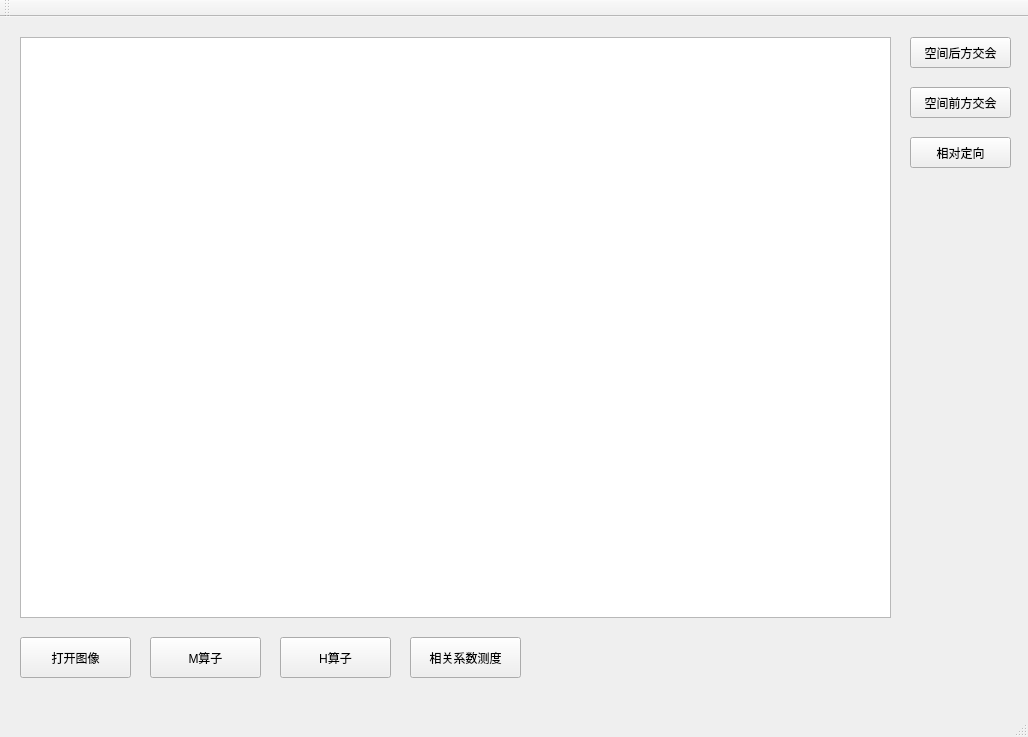
<?xml version="1.0" encoding="UTF-8"?>
<ui version="4.0">
 <class>MainWindow</class>
 <widget class="QMainWindow" name="MainWindow">
  <property name="geometry">
   <rect>
    <x>0</x>
    <y>0</y>
    <width>1028</width>
    <height>737</height>
   </rect>
  </property>
  <property name="windowTitle">
   <string>MainWindow</string>
  </property>
  <widget class="QWidget" name="centralWidget">
   <widget class="QPushButton" name="Resection">
    <property name="geometry">
     <rect>
      <x>910</x>
      <y>20</y>
      <width>101</width>
      <height>31</height>
     </rect>
    </property>
    <property name="text">
     <string>空间后方交会</string>
    </property>
   </widget>
   <widget class="QPushButton" name="Intersection">
    <property name="geometry">
     <rect>
      <x>910</x>
      <y>70</y>
      <width>101</width>
      <height>31</height>
     </rect>
    </property>
    <property name="text">
     <string>空间前方交会</string>
    </property>
   </widget>
   <widget class="QPushButton" name="open_image">
    <property name="geometry">
     <rect>
      <x>20</x>
      <y>620</y>
      <width>111</width>
      <height>41</height>
     </rect>
    </property>
    <property name="text">
     <string>打开图像</string>
    </property>
   </widget>
   <widget class="QGraphicsView" name="graphicsView">
    <property name="geometry">
     <rect>
      <x>20</x>
      <y>20</y>
      <width>871</width>
      <height>581</height>
     </rect>
    </property>
   </widget>
   <widget class="QPushButton" name="M">
    <property name="geometry">
     <rect>
      <x>150</x>
      <y>620</y>
      <width>111</width>
      <height>41</height>
     </rect>
    </property>
    <property name="text">
     <string>M算子</string>
    </property>
   </widget>
   <widget class="QPushButton" name="H">
    <property name="geometry">
     <rect>
      <x>280</x>
      <y>620</y>
      <width>111</width>
      <height>41</height>
     </rect>
    </property>
    <property name="text">
     <string>H算子</string>
    </property>
   </widget>
   <widget class="QPushButton" name="coeffi">
    <property name="geometry">
     <rect>
      <x>410</x>
      <y>620</y>
      <width>111</width>
      <height>41</height>
     </rect>
    </property>
    <property name="text">
     <string>相关系数测度</string>
    </property>
   </widget>
   <widget class="QPushButton" name="orientation">
    <property name="geometry">
     <rect>
      <x>910</x>
      <y>120</y>
      <width>101</width>
      <height>31</height>
     </rect>
    </property>
    <property name="text">
     <string>相对定向</string>
    </property>
   </widget>
  </widget>
  <widget class="QMenuBar" name="menuBar">
   <property name="geometry">
    <rect>
     <x>0</x>
     <y>0</y>
     <width>1028</width>
     <height>26</height>
    </rect>
   </property>
  </widget>
  <widget class="QToolBar" name="mainToolBar">
   <attribute name="toolBarArea">
    <enum>TopToolBarArea</enum>
   </attribute>
   <attribute name="toolBarBreak">
    <bool>false</bool>
   </attribute>
  </widget>
  <widget class="QStatusBar" name="statusBar"/>
 </widget>
 <layoutdefault spacing="6" margin="11"/>
 <resources/>
 <connections/>
</ui>
